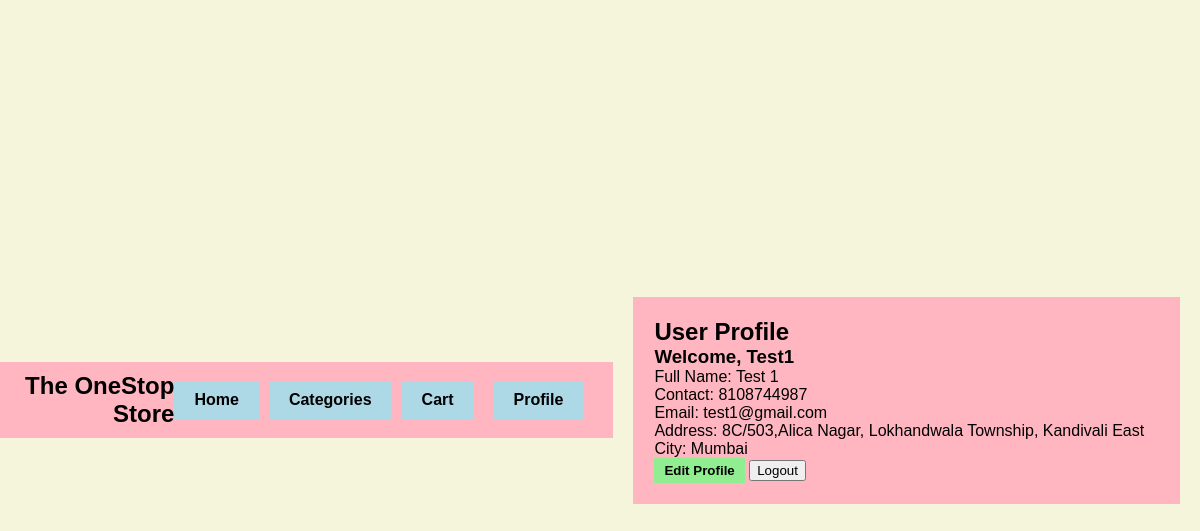
/profile (signed in), run on the app's committed database.
### app.py (models this page shows)
class User(db.Model):
    __tablename__ = 'App_Users'
    user_id = db.Column(db.Integer, primary_key=True)
    user_name = db.Column(db.String(100))
    user_username = db.Column(db.String(100), unique=True)
    user_password = db.Column(db.String(100))
    user_contact = db.Column(db.String(100))
    user_email = db.Column(db.String(100))
    user_address = db.Column(db.String(100))
    user_city = db.Column(db.String(100))
    orders = db.relationship('Order', backref='user', lazy=True)

### app.py (the view)
@app.route('/profile')
def profile():
    if 'uid' in session:
        user_id = session['uid']
        user = User.query.get(user_id)
        if user:
            return render_template('profile.html', user=user)
        else:
            return render_template('user_nf.html')
    else:
        return redirect(url_for('home'))

### templates/profile.html (shortened to what this page needs)
<!DOCTYPE html>
<html>
<head>
    <link rel="stylesheet" href="style/style.css">
</head>
<body>
    {% include 'navbar.html' %}
    <div class="profile-container">
        <h2>User Profile</h2>
        <h3>Welcome, {{ user.user_username }}</h3>
        <p>Full Name: {{ user.user_name }}</p>
        <p>Contact: {{ user.user_contact }}</p>
        <p>Email: {{ user.user_email }}</p>
        <p>Address: {{ user.user_address }}</p>
        <p>City: {{ user.user_city }}</p>
    <button class="edit-profile-btn" onclick="editProfile()">Edit Profile</button>
    <button class="logout-btn" onclick="logout()">Logout</button>
</div>
</body>
</html>

### static/style.css (style rules this page uses)
body, h1, h2, h3, h4, h5, h6, p { margin: 0; padding: 0; }
body { background-color: beige; display: flex; justify-content: center; align-items: center; height: 100vh; font-family: Arial, sans-serif; }
body { background-color: beige; font-family: Arial, sans-serif; }

### templates/profile.html (style rules this page uses)
body { background-color: beige; color: black; }
.profile-container { background-color: lightpink; padding: 20px; border: 1px solid #ccc; margin: 20px; width: calc(50% - 40px); float: left; }
.profile-container h2 { margin-top: 0; }
.edit-profile-btn { background-color: lightgreen; border: none; color: black; padding: 5px 10px; cursor: pointer; font-weight: bold; }

### templates/navbar.html (style rules this page uses)
body { background-color: beige; color: black; margin: 0; padding: 0; }

### data on the page
User: user_username "Test1", user_name "Test 1", user_contact "8108744987", user_email "test1@gmail.com", user_address "8C/503,Alica Nagar, Lokhandwala Township, Kandivali East", user_city "Mumbai"
